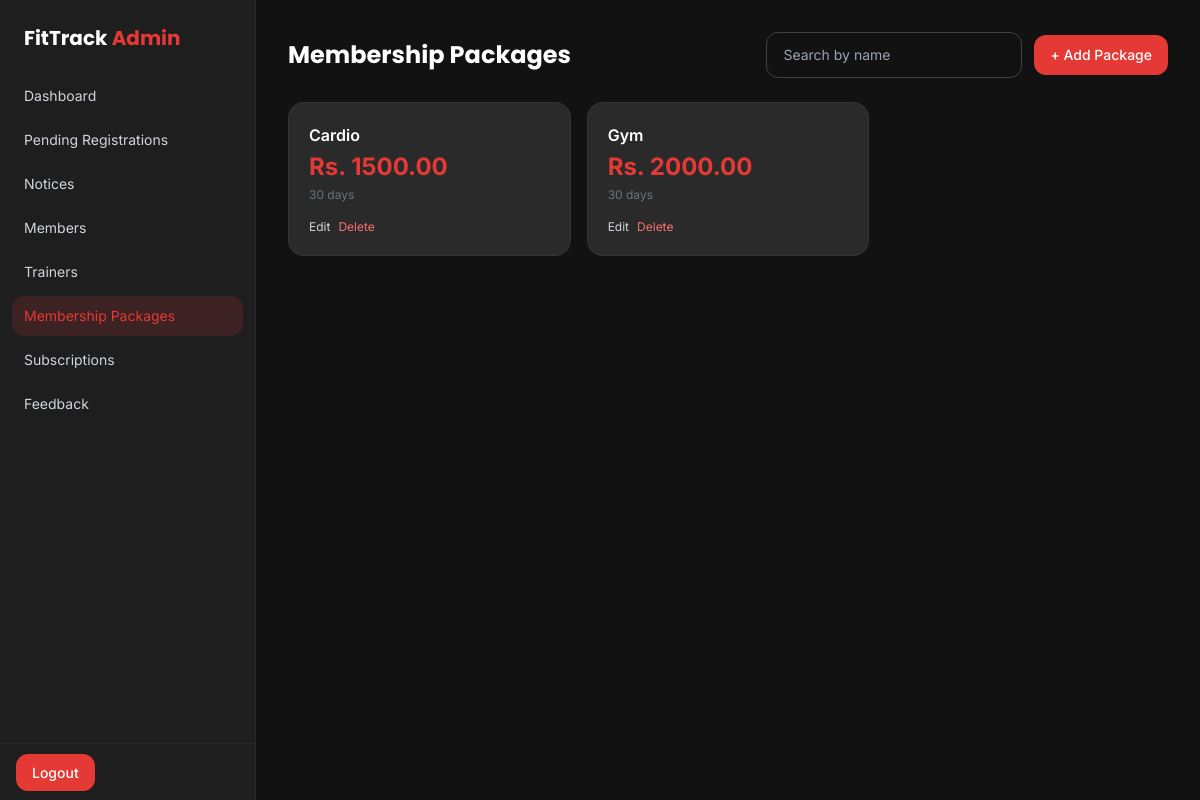
Before: /management/packages/ (signed in) with the older database file.
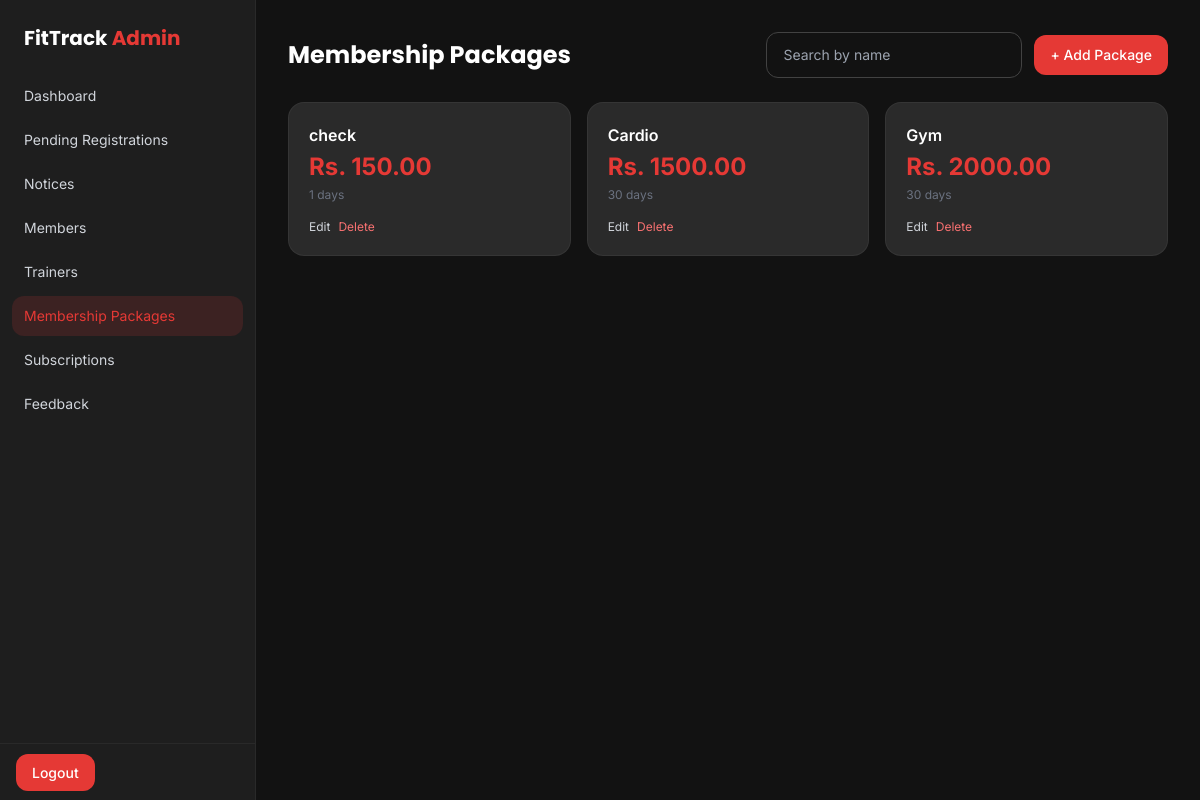
After: the same page with the newer database file.
### app/models.py (models this page shows, shortened)
class MembershipPackage(models.Model):
    name = models.CharField(max_length=100)
    price = models.DecimalField(max_digits=8, decimal_places=2)
    duration_days = models.PositiveIntegerField(help_text="e.g. 30 for monthly, 365 for yearly")
    description = models.TextField(blank=True)
    is_active = models.BooleanField(default=True, help_text="Uncheck to stop offering this package")
    class Meta:
        ordering = ['price']

### adminpanel/views.py (the view)
# urls.py: path('packages/', views.admin_packages, name='admin_packages'),
@staff_required
def admin_packages(request):
    query = request.GET.get('q', '').strip()
    packages = MembershipPackage.objects.all()
    if query:
            packages = packages.filter(
                Q(name__icontains=query)
            )
    return render(request, 'adminpanel/packages.html', {'packages': packages,'query': query})

### adminpanel/templates/adminpanel/packages.html
{% extends 'adminpanel/base.html' %}
{% block content %}
<div class="flex items-center justify-between mb-6 gap-4 flex-wrap">
    <h1 class="font-display text-2xl font-bold">Membership Packages</h1>
    <div class="flex items-center gap-3">
        <form method="get" class="flex">
            <input type="text" name="q" value="{{ query }}" placeholder="Search by name"
                   class="admin-input w-64 text-sm">
        </form>
        <a href="{% url 'admin_package_add' %}" class="bg-primary hover:bg-red-600 text-white text-sm font-medium px-4 py-2.5 rounded-xl transition-colors whitespace-nowrap">
            + Add Package
        </a>
    </div>
</div>
<div class="grid grid-cols-1 sm:grid-cols-3 gap-4">
    {% for pkg in packages %}
    <div class="bg-dark-card border border-white/5 rounded-2xl p-5">
        <h3 class="text-white font-semibold mb-1">{{ pkg.name }}</h3>
        <p class="text-2xl font-bold text-primary mb-1">Rs. {{ pkg.price }}</p>
        <p class="text-xs text-gray-500 mb-4">{{ pkg.duration_days }} days</p>
        <div class="flex gap-2">
            <a href="{% url 'admin_package_edit' pkg.id %}" class="text-xs text-gray-300 hover:text-primary">Edit</a>
            <a href="{% url 'admin_package_delete' pkg.id %}" onclick="return confirm('Delete this package?');" class="text-xs text-red-400 hover:text-red-300">Delete</a>
        </div>
    </div>
    {% empty %}
    <p class="text-gray-500 text-sm">No packages yet.</p>
    {% endfor %}
</div>
{% endblock %}

Changed rows visible on the page:
added MembershipPackage: name "check", price "150.00", duration_days "1"
